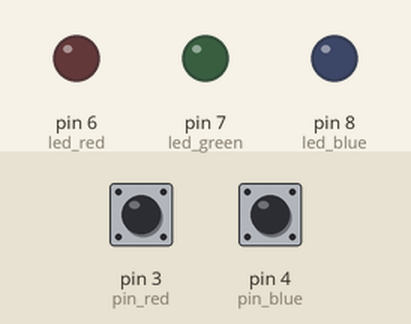
This sketch was run on a simulated Arduino Uno, built with avr-gcc and run on an emulated ATmega328P. Parts: output pins drawn as LEDs (lit = HIGH). The test bench sets the inputs (shaded band); at power-on: pin 3 (pin_red) HIGH, pin 4 (pin_blue) HIGH.

Above: at 1.2 s.
1.3 s: pin 3 (pin_red) pulled LOW for 0.15 s
At 2.1 s:
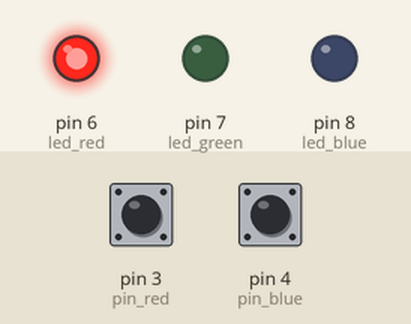
2.9 s: pin 4 (pin_blue) pulled LOW for 0.15 s
At 3.3 s:
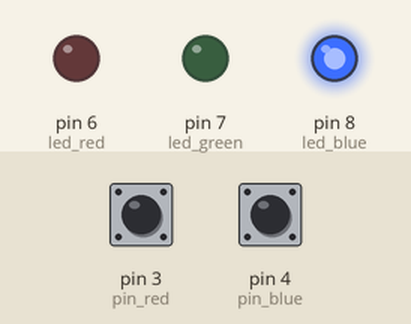
4.5 s: pin 4 (pin_blue) pulled LOW for 3.2 s
At 5.0 s:
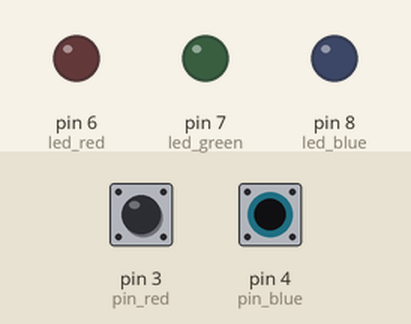
9.2 s: pin 3 (pin_red) pulled LOW for 1 s
At 10.6 s:
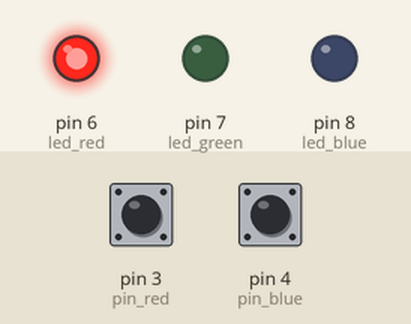
Timing chart, 0 to 12.2 s (numbered marks = the images above; inputs shaded):
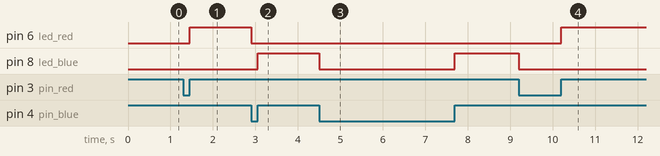

The sketch:

Test.ino
```cpp
const int pin_sp = A1;    // Pin connected to SoftPot
const int pin_red = 3;    // Pin connectced to red button
const int pin_blue = 4;   // Pin connected to blue button
const int led_red = 6;    // Pin connected to red LED
const int led_green = 7;  // Pin connected to green LED
const int led_blue = 8;   // Pin connected to blue LED

bool pushed_red = false;  // Initialise red button state
bool pushed_blue = false; // Initialise blue button state

void setup() {
  Serial.begin(9600);
  pinMode(pin_sp, INPUT);
  pinMode(pin_red, INPUT_PULLUP);
  pinMode(pin_blue, INPUT_PULLUP);
  pinMode(led_red, OUTPUT);
  pinMode(led_green, OUTPUT);
  pinMode(led_blue, OUTPUT);
}

void loop() {
  bool prev_red = pushed_red;    //Initialise variable for red button
  bool prev_blue = pushed_blue; // Initialise variable for blue button

  pushed_red = digitalRead(pin_red) == LOW;   // Initialise red button ON
  pushed_blue = digitalRead(pin_blue) == LOW; // Initalise blue button ON

//  if(digitalRead(pin_sp) == LOW)  // Read SoftPot, if SoftPot has NO pressure, turn OFF all LED colours
//  {
//    digitalWrite(led_red, LOW);
//    digitalWrite(led_green, LOW);
//    digitalWrite(led_blue, LOW);
//  }
//  else                            // If SoftPot has pressure, turn ON green LED ONLY
//  {
//    digitalWrite(led_red, LOW);
//    digitalWrite(led_green, HIGH);
//    digitalWrite(led_blue, LOW);
//  }

  if (prev_red != pushed_red)        // If red button is OFF, turn OFF all LED colours
  {
    if (pushed_red)
    {
      digitalWrite(led_red, LOW);
      digitalWrite(led_green, LOW);
      digitalWrite(led_blue, LOW);
    }
    else                            // If red button is ON, turn ON red LED ONLY
    {
      digitalWrite(led_red, HIGH);
      digitalWrite(led_green, LOW);
      digitalWrite(led_blue, LOW);
    }
  }

    if (prev_blue != pushed_blue)   // If blue button is OFF, turn OFF all LED colours
  {
    if (pushed_blue)
    {
      digitalWrite(led_red, LOW);
      digitalWrite(led_green, LOW);
      digitalWrite(led_blue, LOW);
    }
    else                            // If blue button is ON, turn ON blue LED ONLY
    {
      digitalWrite(led_red, LOW);
      digitalWrite(led_green, LOW);
      digitalWrite(led_blue, HIGH);
    }
  }
}
```

Measured:
- after the input at 1.3 s, pin 6 (led_red): LOW → HIGH after 0.15 s
- after the input at 2.9 s, pin 6 (led_red): HIGH → LOW at once; pin 8 (led_blue): LOW → HIGH after 0.15 s
- after the input at 4.5 s, pin 8 (led_blue): HIGH → LOW at once, → HIGH 3.2 s later
- after the input at 9.2 s, pin 6 (led_red): LOW → HIGH after 1.0 s; pin 8 (led_blue): HIGH → LOW at once
